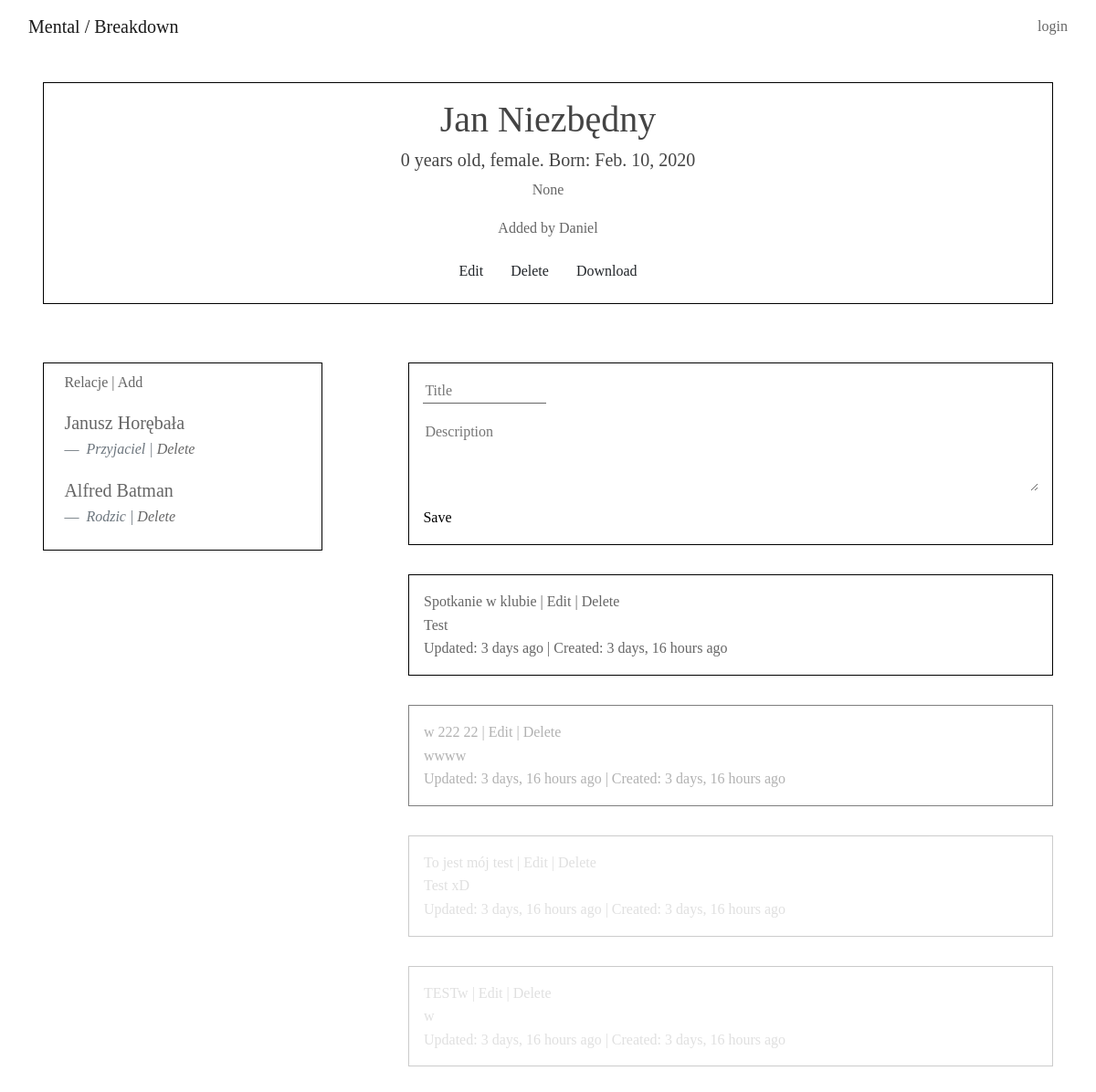
The app's page /contact/view/25 with its own data.
### crm/models.py (models this page shows, shortened)
class Contact(models.Model):
    SEX_CHOICES = (
        ('Female', 'Female',),
        ('Male', 'Male',),
        ('Unsure', 'Unsure',),
    )
    first_name = models.CharField(max_length=128)
    last_name = models.CharField(max_length=128)
    birthdate = models.DateField()
    sex = models.CharField(choices=SEX_CHOICES, max_length=64, null=True, default="Unknown")
    description = models.CharField(max_length=600, blank="No description", null="True")
    contacts = models.ManyToManyField('self', through='ContactRelationship')
    activites = models.ForeignKey('Activity', related_name="contact_activity", on_delete=models.CASCADE, null=True)
    updated_at = models.DateTimeField(null=True)
    avatar = models.ImageField(upload_to='images/', null=True)
    created_by = models.ForeignKey(User, null=True, blank=True, on_delete=models.DO_NOTHING,
                                   related_name='created_by')
    def __str__(self):
        return f"{self.first_name} {self.last_name}"
    @property
    def age(self):
        return int((datetime.now().date() - self.birthdate).days / 365.25)

class ContactRelationship(models.Model):
    types = models.ForeignKey('RelationshipType', blank=True,
                              related_name='contact_relationships', on_delete=models.CASCADE)
    from_contact = models.ForeignKey('Contact', related_name='from_contacts', on_delete=models.CASCADE)
    to_contact = models.ForeignKey('Contact', related_name='to_contacts', on_delete=models.CASCADE)

class RelationshipType(models.Model):
    name = models.CharField(max_length=64, null=True)
    from_type = models.CharField(max_length=64)
    to_type = models.CharField(max_length=64)

class Activity(models.Model):
    created_at = models.DateTimeField(auto_now_add=True)
    updated_at = models.DateTimeField(auto_now=True, null=True)
    title = models.CharField(max_length=100)
    description = models.CharField(max_length=300)
    activity_contact = models.ForeignKey(Contact, on_delete=models.CASCADE)

### crm/views.py (the view, shortened to what this page needs)
# urls.py: path('contact/view/<int:id>', ContactView.as_view()),
class ContactView(View):
    def get(self, request, id):
        contact = Contact.objects.get(id=id)
        activities1 = Activity.objects.filter(activity_contact=contact).order_by('-updated_at')[0:1]
        activities2 = Activity.objects.filter(activity_contact=contact).order_by('-updated_at')[1:2]
        activities3 = Activity.objects.filter(activity_contact=contact).order_by('-updated_at')[2:4]
        activities4 = Activity.objects.filter(activity_contact=contact).order_by('-updated_at')[4:]
        activity_form = ActivityForm()
        from_relationships = ContactRelationship.objects.filter(from_contact=contact)
        to_relationships = ContactRelationship.objects.filter(to_contact=contact)
        return render(request, 'contact.html',
                      {'contact': contact, 'activity_form': activity_form, 'activities1': activities1,
                       'activities2': activities2, 'activities3': activities3, 'activities4': activities4,
                       'from_relationships': from_relationships, 'to_relationships': to_relationships})

### crm/forms.py
class NavbarForm(forms.Form):
    name = forms.CharField(label=False, widget=forms.TextInput(attrs={'placeholder': 'Search'}))

class ActivityForm(forms.Form):
    title = forms.CharField(label="Activity title", widget=forms.TextInput(attrs={'placeholder': 'Title'}))
    description = forms.CharField(label="Activity title", widget=forms.Textarea(attrs={'placeholder': 'Description'}))

### crm/context_processors.py (called while the page is built)
def navbarform(request):
    return {
        'navbarform': NavbarForm()
    }

### crm/templates/contact.html (shortened to what this page needs)
{% extends 'base.html' %}
{% load humanize %}
{% block content %}
    <div class="contact-info">
        <div class="col-lg-12">
            {% if contact %}
                <div class="form-row">
                    <div class="form-group col-md-12 mb-0">
                        <h1>{{ contact.first_name }} {{ contact.last_name }}</h1>
                    </div>
                </div>
                <div class="form-row">
                    <div class="form-group col-md-12 mb-0">
                        <h5>{{ contact.age }} years old, {{ contact.sex|lower }}. Born: {{ contact.birthdate }}</h5>
                    </div>
                </div>
                <div class="form-row">
                    <div class="form-group col-md-12 mb-0">
                        <p>{{ contact.description }}</p>
                        <p>Added by {{ contact.created_by|capfirst }}</p>
                    </div>
                </div>
                <div class="form-row">
                    <div class="form-group col-md-12 mb-0">
                        <a href="/contact/edit/{{ contact.id }}" class="btn btn-defaultbtn btn-default">Edit</a>
                        <a href="/contact/delete/{{ contact.id }}" class="btn btn-default">Delete</a>
                        <a href="/render/pdf/{{ contact.id }}" class="btn btn-default">Download</a>
                    </div>
                </div>
            {% endif %}
        </div>
    </div>
{% endblock %}
{% block relationship %}
    <div class="relationships">
        <div class="col-md-12">
            <p>Relacje |
                {% if contact %}
                    <a href="/contact/{{ contact.id }}/relationship/add">Add</a>
                {% else %}
                    <a href="/contact/{{ id }}/relationship/add">Add</a>
                {% endif %}
            </p>
        </div>
        {% if from_relationships %}
            {% for relationship in from_relationships %}
                <div class="col-md-12">
                    <blockquote class="blockquote">
                        <p class="mb-0">
                            <a href="/contact/view/{{ relationship.to_contact.id }}">{{ relationship.to_contact }}</a>
                        </p>
                        <footer class="blockquote-footer">
                            <cite>{{ relationship.types.to_type }} | <a
                                    href="/contact/{{ contact.id }}/relationship/delete/{{ "from" }}/{{ relationship.to_contact.id }}/{{ relationship.types.id }}">Delete</a></cite>
                        </footer>
                    </blockquote>
                </div>
            {% endfor %}
        {% endif %}
        {% if to_relationships %}
            {% for relationship in to_relationships %}
                <div class="col-md-12">
                    <blockquote class="blockquote">
                        <p class="mb-0">
                            <a href="/contact/view/{{ relationship.from_contact.id }}">{{ relationship.from_contact }}</a>
                        </p>
                        <footer class="blockquote-footer">
                            <cite>{{ relationship.types.from_type }} | <a
                                    href="/contact/{{ contact.id }}/relationship/delete/{{ "to" }}/{{ relationship.from_contact.id }}/{{ relationship.types.id }}">Delete</a></cite>
                        </footer>
                    </blockquote>
                </div>
            {% endfor %}
        {% endif %}
    </div>
{% endblock %}
{% block activity %}
    {% if activity_form %}
        <div class="activity-submit-box">
            <form role="form" method="POST">
                <div class="form-group activity title">
                    {{ activity_form.title }}
                </div>
                <div class="form-group activity description">
                    {{ activity_form.description }}
                </div>
                <button type="submit" title="save contact">Save</button>
            </form>
        </div>
    {% endif %}
    {% if activities1 %}
        {% for activity in activities1 %}
            <div class="activity-box">
                <div class="activitiy-title">
                    {{ activity.title }} | <a href="/contact/{{ contact.id }}/activity/{{ activity.id }}/edit/">Edit</a>
                    | <a href="/contact/{{ contact.id }}/activity/{{ activity.id }}/delete/">Delete</a>
                </div>
                <div class="activitiy-description">
                    {{ activity.description }}
                </div>
                <div class="activitiy-created">
                    Updated: {{ activity.updated_at|naturaltime }} | Created: {{ activity.created_at|naturaltime }}
                </div>
            </div>
        {% endfor %}
        {% for activity in activities2 %}
            <div class="activity-box" style="opacity: 0.5;">
                <div class="activitiy-title">
                    {{ activity.title }} | <a href="/contact/{{ contact.id }}/activity/{{ activity.id }}/edit/">Edit</a>
                    | <a href="/contact/{{ contact.id }}/activity/{{ activity.id }}/delete/">Delete</a>
                </div>
                <div class="activitiy-description">
                    {{ activity.description }}
                </div>
                <div class="activitiy-created">
                    Updated: {{ activity.updated_at|naturaltime }} | Created: {{ activity.created_at|naturaltime }}
                </div>
            </div>
        {% endfor %}
        {% for activity in activities3 %}
            <div class="activity-box" style="opacity: 0.2;">
                <div class="activitiy-title">
                    {{ activity.title }} | <a href="/contact/{{ contact.id }}/activity/{{ activity.id }}/edit/">Edit</a>
                    | <a href="/contact/{{ contact.id }}/activity/{{ activity.id }}/delete/">Delete</a>
                </div>
                <div class="activitiy-description">
                    {{ activity.description }}
                </div>
                <div class="activitiy-created">
                    Updated: {{ activity.updated_at|naturaltime }} | Created: {{ activity.created_at|naturaltime }}
                </div>
            </div>
        {% endfor %}
    {% endif %}
    </div>
{% endblock %}

### crm/static/css/style.css (style rules this page uses)
html { line-height: 1.6; }
body, p, a { font-family: "Times New Roman", Times, serif; color: #666666; line-height: 1.6; }
input { border: none; border-bottom: 1px solid #666666; }
h1, h2, h3, h4, h5 { line-height: 1.2; color: #444444 }
.contact-info { text-align: center; margin: 2rem; padding: 1rem; border: solid 1px black; }
.activity-submit-box { border: black solid 1px; margin: 2rem; padding: 2%; display: block; height: 200px; }
.activity-box { border: black solid 1px; margin: 2rem; padding: 2%; display: block; }
.activity-box { border: black solid 1px; padding: 1rem; height: auto; margin-top: 1%; }
.relationships { border: black solid 1px; margin: 2rem; padding: 2%; }
.activity-submit-box textarea { border: none; height: 60%; width: 100%; }
.activity-submit-box button { border: none; margin: 0; padding: 0; background: none; }
.form-group input { width: 20%; }
button, input[type=submit] { border: none; margin: 0; padding: 0; background: none; }
#id_description { width: 100%; height: 5rem; }

### records on screen
Contact: first_name "Jan", last_name "Niezbędny", age "0", sex "female", birthdate "Feb. 10, 2020", description "None", created_by "Daniel"
ContactRelationship: to_contact "Janusz Horębała", types.to_type "Przyjaciel"
ContactRelationship: from_contact "Alfred Batman", types.from_type "Rodzic"
Activity: title "Spotkanie w klubie", description "Test", updated_at "3 days ago", created_at "3 days, 16 hours ago"
Activity: title "w 222 22", description "wwww", updated_at "3 days, 16 hours ago", created_at "3 days, 16 hours ago"
Activity: title "To jest mój test", description "Test xD", updated_at "3 days, 16 hours ago", created_at "3 days, 16 hours ago"
Activity: title "TESTw", description "w", updated_at "3 days, 16 hours ago", created_at "3 days, 16 hours ago"
